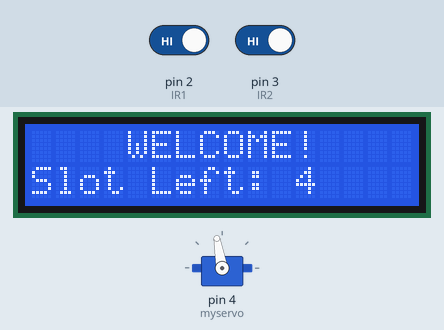
Recording of a sketch running on a simulated Arduino Uno, built with avr-gcc and run on an emulated ATmega328P. Shown: 16×2 character LCD, servo. The test bench sets the inputs (shaded band); at power-on: pin 2 (IR1) HIGH, pin 3 (IR2) HIGH. What the sketch prints to the serial monitor is not drawn.

Above: at 3.2 s.
3.3 s: pin 2 (IR1) driven LOW
At 4.3 s:
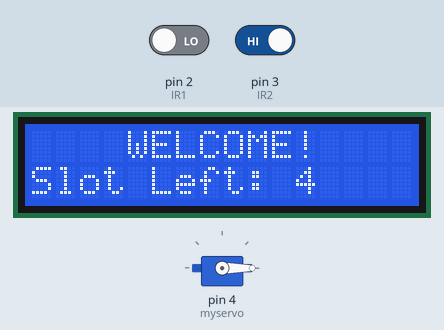
6.4 s: pin 2 (IR1) driven HIGH
At 8.4 s:
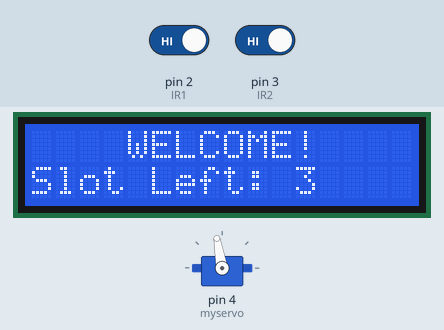
9.2 s: pin 2 (IR1) driven LOW
At 15.0 s:
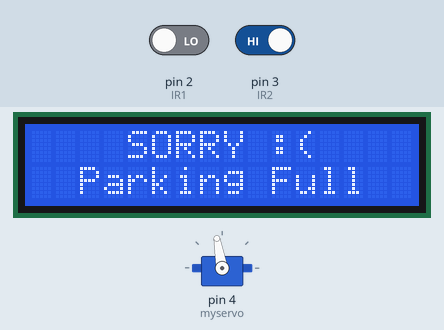
Timing chart, 0 to 16.5 s (numbered marks = the images above; inputs shaded):
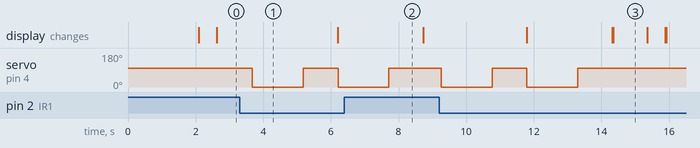

Measured:
- after the input at 3.3 s, servo on pin 4 (myservo): 100° → 0° after 0.38 s, → 100° 1.5 s later, → 0° 1.0 s later
- after the input at 6.4 s, servo on pin 4 (myservo): goes on until 7.7 s, then stays 100°
- after the input at 9.2 s, servo on pin 4 (myservo): alternates 100° for 1.0 s and 0° for 1.5 s, 4 changes in all, then stays 100°, starting after 0.07 s; the display: first changes after 2.6 s (image 3 shows a later state)

The sketch:

sketch_sep17b.ino
```cpp
// Created by Simple Circuits
#include <Wire.h>
#include <LiquidCrystal_I2C.h>
LiquidCrystal_I2C lcd(0x27,16,2);
#include <Servo.h>

Servo myservo;

int IR1 = 2;
int IR2 = 3;

int Slot = 4;           // Total number of parking slots

int flag1 = 0;
int flag2 = 0;
const int rpiSignalPin = 6;

void setup() {
  Serial.begin(9600);
  pinMode(rpiSignalPin, INPUT);
  pinMode(IR1, INPUT);
  pinMode(IR2, INPUT);
  lcd.init(); //initialize the lcd

  lcd.backlight(); //open the backlight

  myservo.attach(4);
  myservo.write(100);  // Initial position of the servo (gate closed)

  Serial.println("ARDUINO PARKING SYSTEM");
  lcd.setCursor (0,0);
  lcd.print("     ARDUINO    ");
  lcd.setCursor (0,1);
  lcd.print(" PARKING SYSTEM ");
  delay (2000);
  lcd.clear();
}

void loop(){
  // Car entering detection
  if (digitalRead(IR1) == LOW && flag1 == 0 && Slot > 0) {
    flag1 = 1;
    myservo.write(0);  // Open the gate
    Serial.println("Car detected at entrance. Gate opening...");
    delay(1000);       // Give the car enough time to pass through (5 seconds)
    Slot--;            // Decrease the slot count
  }
  else if (Slot <= 0 && digitalRead(IR1) == LOW) {
    Serial.println("SORRY :( Parking Full");lcd.setCursor (0,0);
    lcd.print("    SORRY :(    ");
    lcd.setCursor (0,1);
    lcd.print("  Parking Full  ");
    delay(1000);       // Delay to avoid flooding with messages
    lcd.clear();
  }

  // Car exiting detection
  if (digitalRead(IR2) == LOW && flag2 == 0 && Slot >= 0 && Slot < 4 && digitalRead(rpiSignalPin) == HIGH) {
    flag2 = 1;
    myservo.write(0);  // Open the gate for exiting car
    Serial.println("Car detected at exit. Gate opening...");
    delay(2000);       // Give the car enough time to exit (5 seconds)
    Slot++;            // Increase the slot count only if there are cars in the lot
  }

  // Close the gate after the car has passed
  if (flag1 == 1 || flag2 == 1) {
    delay(500);           // Additional delay to ensure the car has fully passed (3 seconds)
    myservo.write(100);     // Close the gate
    Serial.println("Gate closing...");

    // Reset the flags only after the gate has been closed
    flag1 = 0;
    flag2 = 0;
    delay(500);  // Small delay to prevent immediate re-triggering
  }

  // Display slot count on the serial monitor
  Serial.print("Slots Left: ");
  Serial.println(Slot);
  delay(500);  // Add a small delay to avoid serial flooding
  lcd.setCursor (0,0);
  lcd.print("    WELCOME!    ");
  lcd.setCursor (0,1);
  lcd.print("Slot Left: ");
  lcd.print(Slot);
}
```
